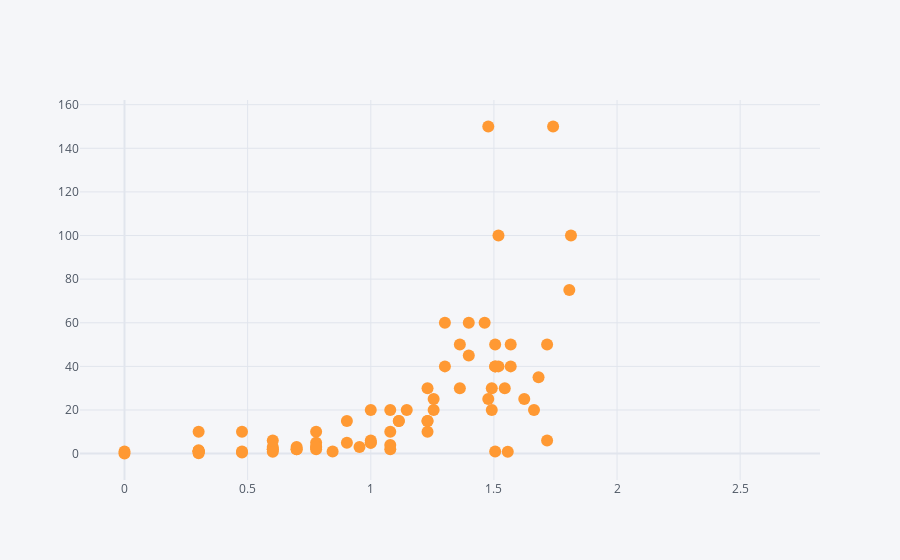

The cell this chart's notebook holds for it:
### Code cell
df.iplot(kind = 'scatter',x = 'log10 flight duration (s)', y = 'Distance_Flown (m)', mode = 'markers')

### Figure 1 — Plotly figure (JSON) as saved in the notebook; plotly's stock layout.template omitted (floating-point values rounded to 4 significant figures; data arrays with more than 128 entries replaced by an {"elided": "..."} marker saying what was removed)
{"data": [{"line": {"color": "rgba(255, 153, 51, 1.0)", "dash": "solid", "shape": "linear", "width": 1.3}, "marker": {"size": 12, "symbol": "circle"}, "mode": "markers", "name": "Distance_Flown (m)", "text": "", "type": "scatter", "x": {"elided": "490 float values"}, "y": {"elided": "490 mixed values"}}], "layout": {"legend": {"bgcolor": "#F5F6F9", "font": {"color": "#4D5663"}}, "paper_bgcolor": "#F5F6F9", "plot_bgcolor": "#F5F6F9", "title": {"font": {"color": "#4D5663"}}, "xaxis": {"gridcolor": "#E1E5ED", "showgrid": true, "tickfont": {"color": "#4D5663"}, "title": {"font": {"color": "#4D5663"}, "text": ""}, "zerolinecolor": "#E1E5ED"}, "yaxis": {"gridcolor": "#E1E5ED", "showgrid": true, "tickfont": {"color": "#4D5663"}, "title": {"font": {"color": "#4D5663"}, "text": ""}, "zerolinecolor": "#E1E5ED"}}}
